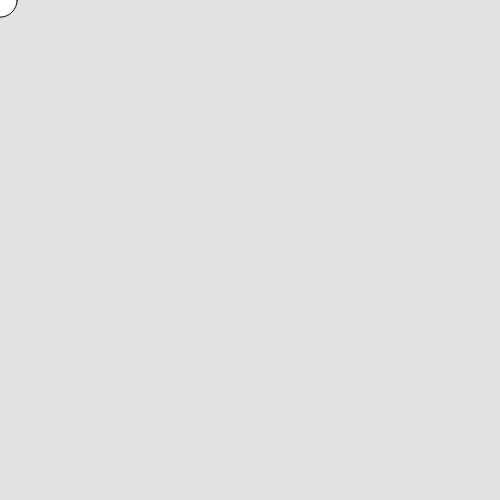
Frame 1 (no input)
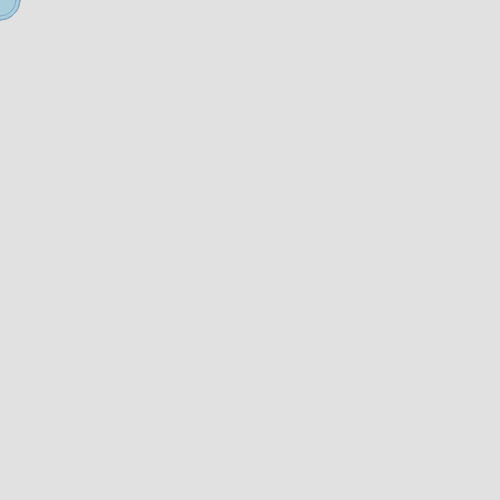
Frame 60 (no input)
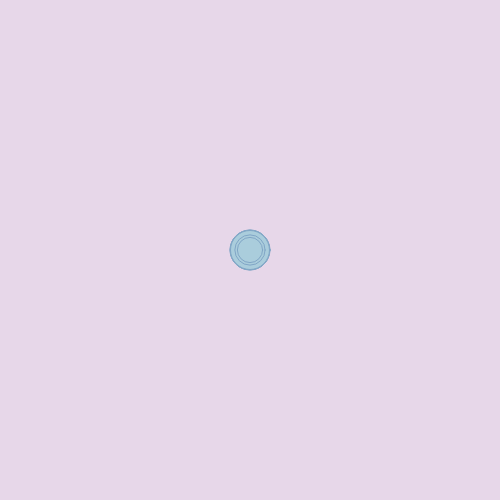
Frame 120 (the mouse pressed at the canvas centre since frame 60)

The p5.js sketch that drew these frames (run headless with seeded random() and noise() and a simulated clock; from frame 60 on, the mouse is pressed at the canvas centre):

// p5.js sketch
// ── sketch.js

function setup() {
  createCanvas(500, 500);
  background(225);
}

function draw() {
  
  ellipse(mouseX, mouseY, random(20, 40)); // This one is the dimensions of the bubble. I used mouseX and mouseY so that it will follow my mouse and create a trail. And random is used here so that it will actually look like a real bubble where its sizes changes per second.
  
  fill(170, 205, 220); // light blue color palette.
     
  stroke(129, 166, 198); // kind of dark-ish blue stroke that would match the bubble.
  
}

// I used random here because I want the background to change everytime I click it, and I want it to match the color of the bubbles so I chose pastel and set its palette to 200 to 255, because 0 value is considered as very dark color, but it gets lighter the more higher the value is, which is the max value of it is 255 which is the lightest color that's why I set it to 200 to 255 to make a pastel-ish type of color and set it to random so that every color that is in that range of palette will be applied everytime I click the background.
function mousePressed() {
  background(random(200, 255), random(200, 255), random(200, 255));
}
